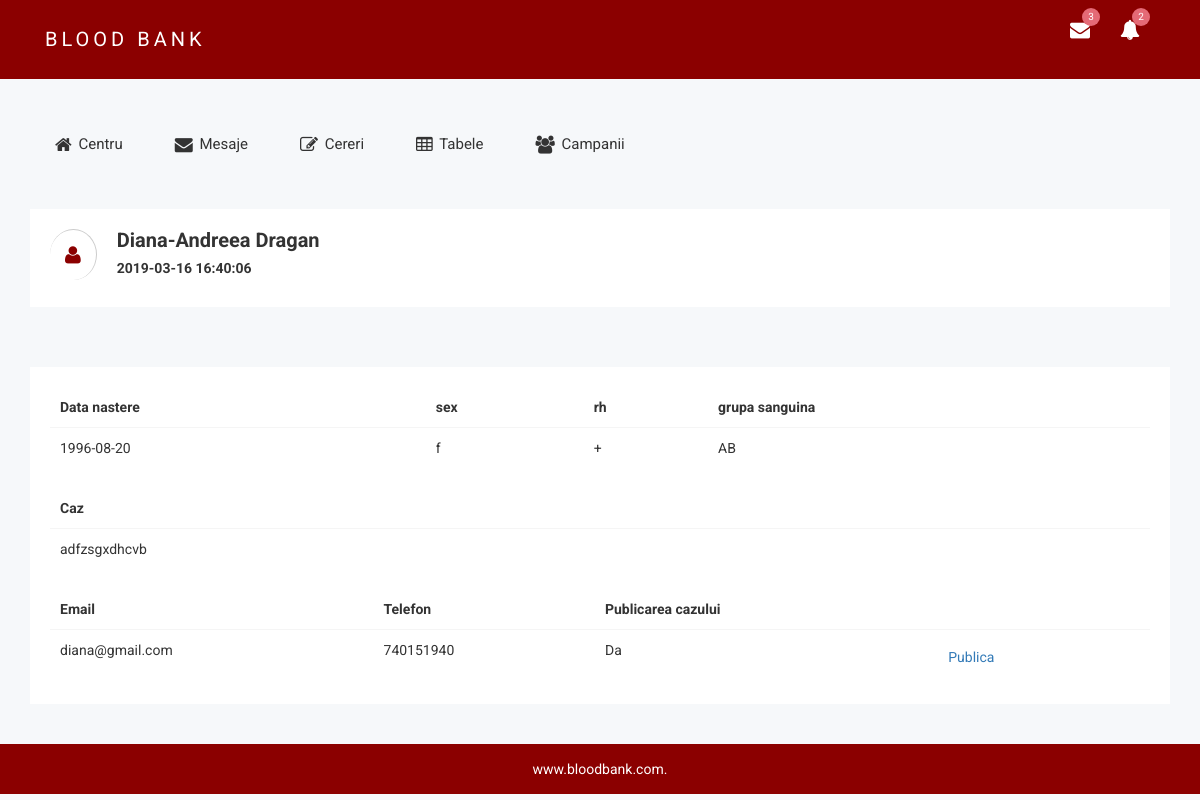
Page /bloodbank/a_centru/pacienti/view_pacient/4 on the committed database.
### tables this page shows
CREATE TABLE `pacienti` (
  `ID` int(255) NOT NULL,
  `prenume` varchar(255) NOT NULL,
  `nume` varchar(255) NOT NULL,
  `email` varchar(255) NOT NULL,
  `data_nastere` date NOT NULL,
  `telefon` int(10) NOT NULL,
  `sex` varchar(255) NOT NULL,
  `rh` varchar(10) NOT NULL,
  `grupa_sanguina` varchar(10) NOT NULL,
  `caz` varchar(255) NOT NULL,
  `public` varchar(5) NOT NULL,
  `data_cererii` datetime NOT NULL DEFAULT CURRENT_TIMESTAMP,
  `activ` int(11) NOT NULL
);

### bloodbank/a_centru/application/controllers/Pacienti.php (called while the page is built, shortened)
<?php
class Pacienti extends CI_Controller {
	public function __construct()
	{
		$this->load->model('pacienti_m');
	}
	public function view_pacient(){
		$id=$this->uri->segment(3);
		$data = array(
			'pacienti' =>$this->pacienti_m->get_info_pacient($id)
		);
		$this->load->view('layout/header');
		$this->load->view('layout/navbar');
		$this->load->view('pacient',$data);
		$this->load->view('layout/footer');
	}
}

### bloodbank/a_centru/index.php (called while the page is built, shortened)
<?php
require_once BASEPATH.'core/CodeIgniter.php';

### bloodbank/a_centru/application/models/pacienti_m.php (called while the page is built, shortened)
<?php
class pacienti_m extends CI_Model {
	public function get_info_pacient($id_pacient){
		$this->db->select('*');
		$this->db->from('pacienti');
		$this->db->where('ID',$id_pacient);
		$query=$this->db->get();
		return $query->result();
	}
}

### bloodbank/a_centru/application/views/pacient.php (the view)
	<div class="breadcomb-area">
		<div class="container">
			<div class="row">
				<div class="col-lg-12 col-md-12 col-sm-12 col-xs-12">
					<div class="breadcomb-list">
						<div class="row">
							<div class="col-lg-6 col-md-6 col-sm-6 col-xs-12">
								<div class="breadcomb-wp">
									<div class="breadcomb-icon">
										<i class="fa fa-user"></i>
									</div>
									<?php  foreach($pacienti as $pacient):?>
									<div class="breadcomb-ctn">
										<h2><?php echo  $pacient->nume?> <?php echo $pacient->prenume?></h2>
										<h5><?php echo $pacient->data_cererii?></h5s>
									<?php endforeach?>
									</div>
								</div>
							</div>
						</div>
					</div>
				</div>
			</div>
		</div>
	</div>
<div class="container">
	<div class="normal-table-list mg-t-30">
        <div class="bsc-tbl-cds">
            <table class="table table-condensed">
                <thead>
                    <tr>
                        <th>Data nastere</th>
                        <th>sex</th>
                        <th>rh</th>
                        <th>grupa sanguina</th>
                    </tr>
                </thead>
                    <tbody>
                        <tr>
                            <td><?php echo $pacient->data_nastere?></td>
                            <td><?php echo $pacient->sex?></td>
                            <td><?php echo $pacient->rh?></td>
                            <td><?php echo $pacient->grupa_sanguina?></td>
                        </tr>
					</tbody>
            </table>
            <br>
            <table class="table table-condensed">
                <thead>
                    <tr>
                        <th>Caz</th>
                    </tr>
                </thead>
                <tbody>
                    <tr>
                        <td><?php echo $pacient->caz?></td>
                    </tr>
				</tbody>
            </table>
            <br>
            <table class="table table-condensed">
                <thead>
                    <tr>
                        <th>Email</th>
                        <th>Telefon</th>
                        <th>Publicarea cazului</th>
                    </tr>
                </thead>
                    <tbody>
                        <tr>
                            <td><?php echo $pacient->email?></td>
                            <td><?php echo $pacient->telefon?></td>
                            <td><?php echo $pacient->public?></td>
                            <?php if ($pacient->public == 'Da'): ?>
                                <td><a class="btn btn-secondary" href="<?php echo base_url('cazuri/view_caz/'.$pacient->ID) ?>" > Publica</a></td>
                            <?php endif; ?>
                        </tr>
					</tbody>
            </table>
        </div>
    </div>
</div>

### bloodbank/a_centru/assets/css/main.css (style rules this page uses)
html { color: #222; font-size: 1em; line-height: 1.4; }

### rows in the picture
pacienti: nume "Diana-Andreea", prenume "Dragan", data_cererii "2019-03-16 16:40:06", data_nastere "1996-08-20", sex "f", rh "+", grupa_sanguina "AB", caz "adfzsgxdhcvb", email "diana@gmail.com", telefon "740151940", public "Da"
